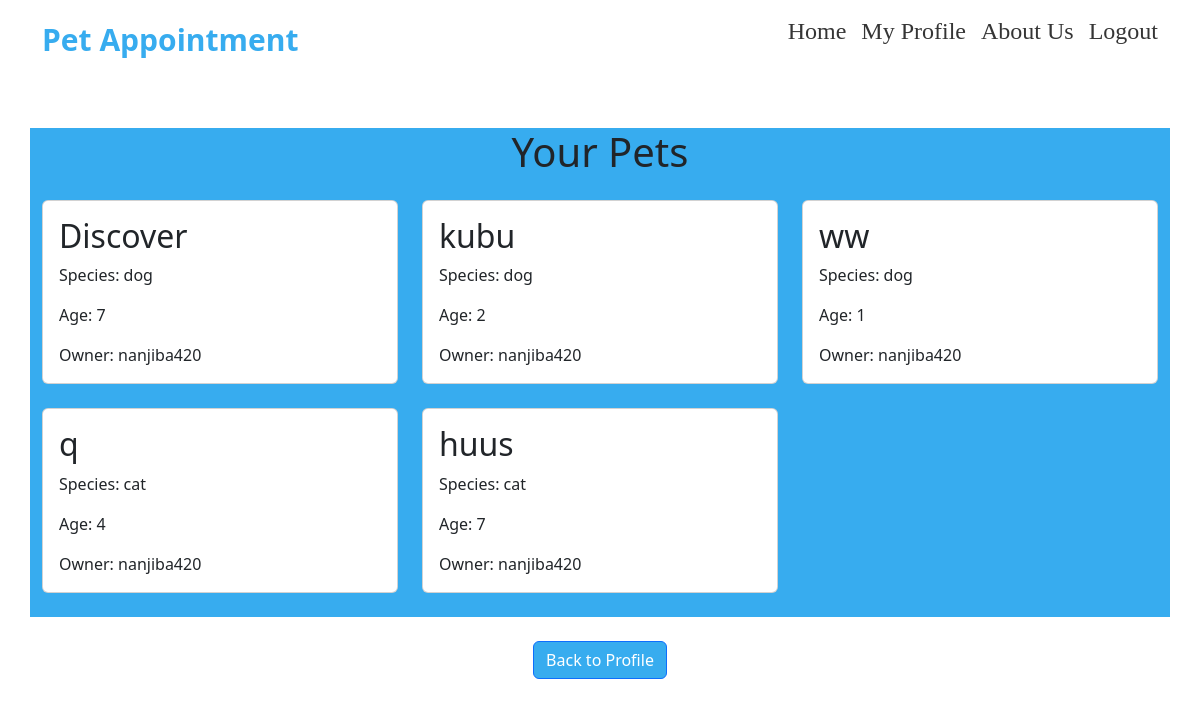
The app's page /petprofile/ (signed in), older data.
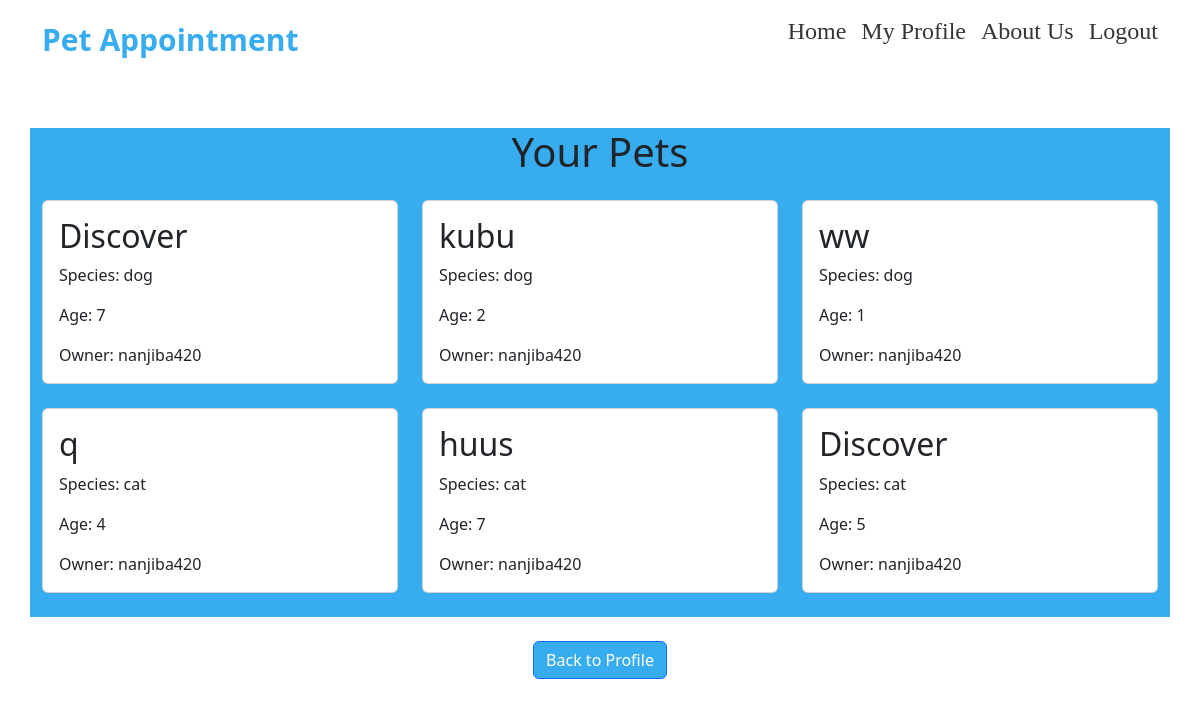
The same page, newer data.
### shop/models.py (models this page shows, shortened)
class PetProfile(models.Model):
    owner = models.ForeignKey(User, on_delete=models.CASCADE)
    name = models.CharField(max_length=100)
    species = models.CharField(max_length=50)
    age = models.IntegerField()

### shop/views.py (the view)
# urls.py: path('petprofile/', views.petprofile, name='petprofile'),
@login_required(login_url='login')
def petprofile(request):
    pets = PetProfile.objects.filter(owner=request.user)
    return render(request, 'shop/petprofile.html', {'pets': pets})

### shop/templates/shop/petprofile.html (shortened to what this page needs)
{% extends "shop/base.html" %}
  {% block content %}
   <div class="container mt-5" style="background-color: #37acef;">
    <h1 class="text-center mb-4">Your Pets</h1>
    <div class="row">
        {% for pet in pets %}
            <div class="col-md-4 col-sm-6">
                <div class="card mb-4">
                    <div class="card-body" >
                        <h2 class="card-title">{{ pet.name }}</h2>
                        <p class="card-text">Species: {{ pet.species }}</p>
                        <p class="card-text">Age: {{ pet.age }}</p>
                        <p class="card-text">Owner: {{ pet.owner }}</p>
                    </div>
                </div>
            </div>
        {% endfor %}
    </div>
</div><br>
<div class="text-center">
  <a href="{% url 'profile' %}" class="btn btn-primary" style="background-color: #37acef;">Back to Profile</a>
</div>
  {% endblock %}

Row changes from the older to the newer data that the page shows:
added PetProfile: name "Discover", species "cat", age "5", owner "nanjiba420"
